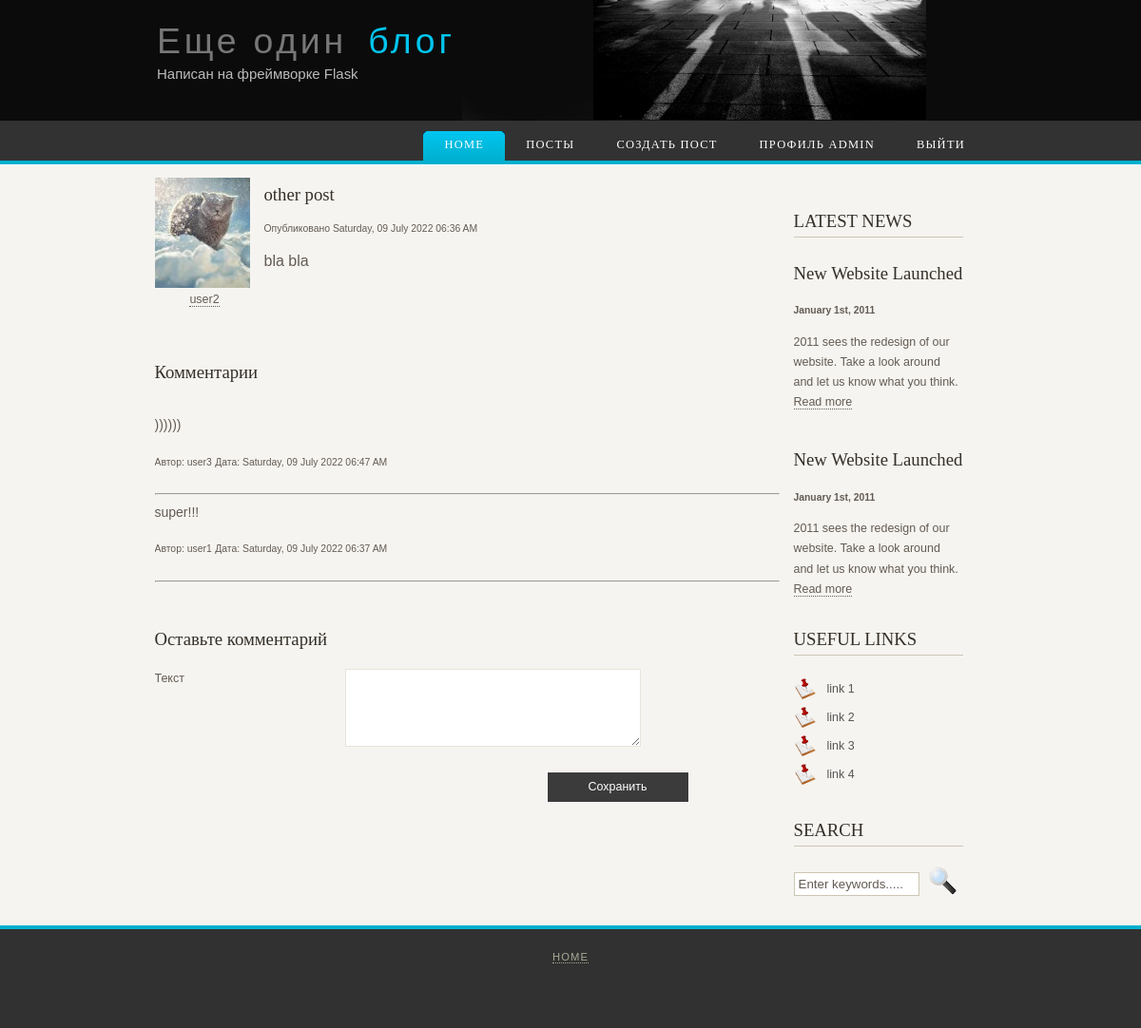
Screenshot of /post/4 (signed in) with the database file from the repository.
### my_flask_blog/models.py (models this page shows, shortened)
class User(db.Model, UserMixin):
    id = db.Column(db.Integer, primary_key=True)
    username = db.Column(db.String(20), unique=True, nullable=False)
    email = db.Column(db.String(120), unique=True, nullable=False)
    image_file = db.Column(db.String(20), nullable=False, default='default.png')
    password = db.Column(db.String(60), nullable=False)
    posts = db.relationship('Post', backref='author', lazy=True)
    active = db.Column(db.Boolean(), default=True)
    roles = db.relationship('Role', secondary=roles_users, backref=db.backref('users', lazy='dynamic'))
    @property
    def is_authenticated(self):
        return True
    def get_id(self):
        return self.id

class Post(db.Model):
    id = db.Column(db.Integer, primary_key=True)
    title = db.Column(db.String(100), nullable=False)
    date_posted = db.Column(db.DateTime, nullable=False, default=datetime.utcnow)
    content = db.Column(db.Text, nullable=False)
    user_id = db.Column(db.Integer, db.ForeignKey('user.id'), nullable=False)
    comments = db.relationship('Comment', backref='title', lazy='dynamic')

class Comment(db.Model):
    id = db.Column(db.Integer, primary_key=True)
    body = db.Column(db.String(140))
    timestamp = db.Column(db.DateTime, default=datetime.utcnow)
    post_id = db.Column(db.Integer, db.ForeignKey('post.id'), nullable=False)
    username = db.Column(db.String, db.ForeignKey('user.username'), nullable=False)

### my_flask_blog/posts/routes.py (the view)
@posts.route("/post/<int:post_id>", methods=['GET', 'POST'])
def post(post_id):
    post = Post.query.get_or_404(post_id)
    form = CommentForm()
    if form.validate_on_submit():
        comment = Comment(body=form.comment.data, post_id=post_id, username=current_user.username)
        db.session.add(comment)
        db.session.commit()
        flash('Ваш комментарий добавлен!', 'success')
        return redirect(f'/post/{post_id}')
    return render_template('post.html', title=post.title, post=post, form=form)

### my_flask_blog/posts/forms.py
class CommentForm(FlaskForm):
    comment = StringField('Комментарий', validators=[DataRequired()])

### my_flask_blog/__init__.py (called while the page is built)
def reverse_filter(s):
    return s[::-1]

### my_flask_blog/templates/post.html (shortened to what this page needs)
{% extends "base.html" %}
{% block content %}
<div class="container" style="display: flex;">
  <article class="media" style="display: flex; flex-direction: column;">
    <img class="rounded-circle article-img" style="margin-right: 5px; width: 100px;" src="{{ url_for('static', filename='profile_pics/' + post.author.image_file) }}">
    <a class="mr-2" href="{{ url_for('users.user_posts', username=post.author.username) }}" style="margin: 5px auto">{{ post.author.username }}</a>
  </article>
  <div class="card" style="margin: 0 10px 20px;">
    <div class="card-body">
      <h4 class="card-title">{{ post.title }}</h4>
      <small>Опубликовано {{ post.date_posted.strftime('%A, %d %B %Y %I:%M %p') }}</small>
      <br>
      <br>
      <p class="card-text" style="font-size: 16px;">{{ post.content }}</p>
    </div>
  </div>
</div>
      {% if post.comments %}
      {% if post.comments.count() > 0 %}
        <h2>Комментарии </h2>
        <p>{% for comment in post.comments | reverse %}
            <p style="font-size: 14px;">{{ comment.body }}</p>
            <p><small>Автор: {{ comment.username }}</small>
                <small>Дата: {{ comment.timestamp.strftime('%A, %d %B %Y %I:%M %p') }}</small></p>
        <hr>
        {% endfor %}</p>
      {% endif %}
    {% endif %}
  <div id="content">
        <h2>Оставьте комментарий</h2>
        <form action="" method="post">
          <div class="form_settings">
            <p><span>Текст</span><textarea class="contact" name="comment" rows="5"></textarea>
            </p>
            <p style="padding-top: 15px"><span>&nbsp;</span><input class="submit" type="submit" name="submit" value="Сохранить" /></p>
          </div>
        </form>
      </div>
{% endblock content %}

### my_flask_blog/templates/base.html (shortened to what this page needs)
<!DOCTYPE HTML>
<html>
<head>
  <link rel="stylesheet" type="text/css" href="{{ url_for('static', filename='style/style.css') }}" />
</head>
<body>
  <div id="main">
    <div id="header">
      <div id="logo">
        <div id="logo_text">
          <h1><a href="{{ url_for('main.home') }}">Еще один<span class="logo_colour">&ensp;блог</span></a></h1>
          <h2>Написан на фреймворке Flask</h2>
        </div>
      </div>
      <div id="menubar">
        <ul id="menu">
          <li class="selected"><a href="{{ url_for('main.home') }}">Home</a></li>
          {% if current_user.is_authenticated %}
          <li><a href="{{ url_for('posts.allpost') }}">Посты</a></li>
          <li><a href="{{ url_for('posts.new_post') }}">Создать пост</a></li>
          <li><a href="{{ url_for('users.account') }}">Профиль {{ current_user.username }}</a></li>
          <li><a href="{{ url_for('users.logout') }}">Выйти</a></li>
          {% else %}
          <li><a href="{{ url_for('users.login') }}">Войти</a></li>
          <li><a href="{{ url_for('users.register') }}">Зарегистрироваться</a></li>
          {% endif %}
        </ul>
      </div>
    </div>
    <div id="site_content">
      <div class="sidebar">
        <h3>Latest News</h3>
        <h4>New Website Launched</h4>
        <h5>January 1st, 2011</h5>
        <p>2011 sees the redesign of our website. Take a look around and let us know what you think.<br /><a href="#">Read more</a></p>
        <p></p>
        <h4>New Website Launched</h4>
        <h5>January 1st, 2011</h5>
        <p>2011 sees the redesign of our website. Take a look around and let us know what you think.<br /><a href="#">Read more</a></p>
        <h3>Useful Links</h3>
        <ul>
          <li><a href="#">link 1</a></li>
          <li><a href="#">link 2</a></li>
          <li><a href="#">link 3</a></li>
          <li><a href="#">link 4</a></li>
        </ul>
        <h3>Search</h3>
        <form method="post" action="#" id="search_form">
          <p>
            <input class="search" type="text" name="search_field" value="Enter keywords....." />
            <input name="search" type="image" style="border: 0; margin: 0 0 -9px 5px;" src="../static/style/search.png" alt="Search" title="Search" />
          </p>
        </form>
      </div>
            {% block content %}{% endblock %}
    </div>
    <div id="footer">
      <p><a href="{{ url_for('main.home') }}">Home</a></p>
    </div>
  </div>
</body>
</html>

### my_flask_blog/static/style/style.css (style rules this page uses)
html { height: 100%; }
body { font-family: "lucida sans", arial, sans-serif; padding: 0px; margin: 0px; font-size: .78em; background: #F6F4F0; color: #635B53; }
p { margin: 0px; padding: 0px 0px 16px 0px; line-height: 1.7em; }
h1, h2, h3, h4 { font-size: 150%; padding: 7px 0px 5px 0px; margin: 0px 0px 12px 0px; font-weight: normal; color: #342F28; font-family: serif; }
h1, h3 { text-transform: uppercase; margin: 10px 0px 20px 0px; padding: 5px 20px 5px 0px; border-bottom: 1px solid #CCC6B4; }
a, a:hover { border-bottom: 1px dotted; color: #635B53; text-decoration: none; }
img { border: 0px; margin: 0px; padding: 0px; }
a { outline: none; }
form { padding: 0; margin: 0; }
ul { margin: 2px 0px 18px 16px; padding: 0px; }
ul li { list-style-type: square; margin: 0px 0px 6px 0px; padding: 0px; }
#main, #logo, #menubar, #site_content, #footer { margin-left: auto; margin-right: auto; }
#header { background: url(back.png) repeat-x; }
#logo { width: 870px; height: 127px; position: relative; background: transparent url(logo.png) no-repeat right; }
#logo #logo_text { position: absolute; top: 0; left: 0; }
#logo h1, #logo h2 { font: normal 300% 'century gothic', arial, sans-serif; border-bottom: 0; text-transform: none; margin: 0 0 0 9px; }
#logo_text h1, #logo_text h1 a, #logo_text h1 a:hover { padding: 22px 0 0 0; color: #777; letter-spacing: 0.1em; text-decoration: none; }
#logo_text h1 a .logo_colour { color: #00C5EE; }
#logo_text h2 { font-size: 120%; padding: 4px 0 0 0; color: #BBB; }
#logo h1, #logo h2 { margin: 0; font-family: "century gothic", arial, sans-serif; }
#logo h1 { font-size: 300%; padding: 22px 0px 0px 0px; color: #777; }
#logo h2 { font-size: 120%; padding: 4px 0px 0px 0px; color: #BBB; }
#logo a { border: none; }
#menubar { width: 870px; height: 46px; padding-top: 4px; padding-left: 4px; }
ul#menu { float: right; margin: 0px; }
ul#menu li { float: left; margin: 5px 0 0 0; padding: 0 0 0 6px; list-style: none; }
ul#menu li a { letter-spacing: 0.1em; font-family: serif; font-size: 100%; display: block; float: left; height: 20px; text-decoration: none; padding: 9px 22px 5px 16px; text-align: center; color: #FFF; text-transform: uppercase; border: none; }
ul#menu li.selected a { height: 20px; padding: 7px 22px 4px 16px; }
ul#menu li.selected { margin: 7px 0 0 0; background: #635B53 url(tabs.png) no-repeat 0 0px; }
ul#menu li.selected a, ul#menu li.selected a:hover { background: #635B53 url(tabs.png) no-repeat 100% 0px; color: #FFF; }
#site_content { width: 875px; margin-top: 10px; overflow: hidden; }
.sidebar { float: right; width: 178px; padding: 20px 25px 15px 15px; }
.sidebar ul { width: 178px; padding-top: 4px; margin: 4px 0px 30px 0px; }
.sidebar li { list-style: none; padding: 0px 0px 2px 0px; }
.sidebar li a, .sidebar li a:hover { text-decoration: none; padding: 4px 0px 4px 35px; display: block; background: transparent url(arrow.png) no-repeat left center; color: #555; border: none; }
#content { text-align: left; width: 624px; float: left; padding: 20px 10px 15px 0px; }
#footer { width: 100%; font-family: sans-serif; font-size: 90%; height: 80px; padding: 20px 0px 4px 0px; margin-bottom: 20px; text-align: center; background: #313131; color: #A8AA94; border-top: 4px solid #00AFCE; text-transform: uppercase; letter-spacing: 0.1em; }
#footer a { color: #A8AA94; text-decoration: none; }
.search { width: 122px; border: 1px solid #CCC6B4; padding: 4px; color: #635B53; }
.form_settings { margin: 15px 0 0 0; }
.form_settings p { padding: 0 0 4px 0; }
.form_settings span { float: left; width: 200px; text-align: left; }
.form_settings input, .form_settings textarea { padding: 5px; width: 299px; font: 100% arial; border: 1px solid #E5E5DB; background: #FFF; color: #47433F; }
.form_settings .submit { font: 100% arial; border: 1px solid; width: 150px; margin: 0 0 0 212px; height: 33px; padding: 2px 0 3px 0; cursor: pointer; background: #3B3B3B; color: #FFF; }
.form_settings textarea, .form_settings select { font: 100% arial; width: 299px; }

### rows the page displays
User: username "ADMIN"
User: image_file (placeholder picture), author.username "user2"
Post: title "other post", date_posted "Saturday, 09 July 2022 06:36 AM", content "bla bla"
Comment: body "))))))", username "user3", timestamp "Saturday, 09 July 2022 06:47 AM"
Comment: body "super!!!", username "user1", timestamp "Saturday, 09 July 2022 06:37 AM"
